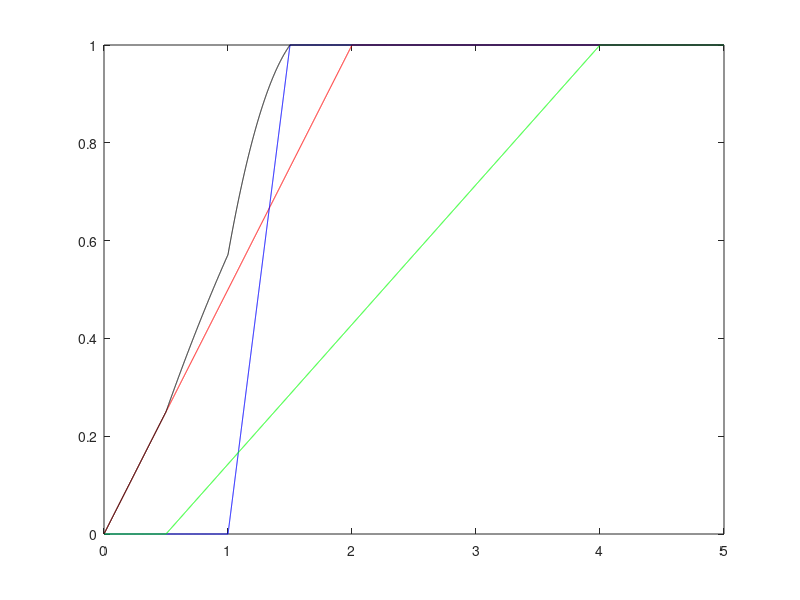

Reproduce this figure in MATLAB.
M = 10000;
x = linspace(0,5,M);
a1 = 0; a2 = 1; a3 = 0.5;
b1 = 2; b2 = 1.5; b3 = 4;


U1 = zeros(M,1);
U2 = zeros(M,1);
U3 = zeros(M,1);

j = 1;
for i=x
    if (a1<=x(j)) && (x(j)<=b1)
        U1(j) = (x(j)-a1)/(b1-a1);
    elseif x(j)>b1
        U1(j) = 1;
    end
    
    if (a2<=x(j)) && (x(j)<=b2)
        U2(j) = (x(j)-a2)/(b2-a2);
    elseif x(j)>b2
        U2(j) = 1;
    end
    
    if (a3<=x(j)) && (x(j)<=b3)
        U3(j) = (x(j)-a3)/(b3-a3);
    elseif x(j)>b3
        U3(j) = 1;
    end     
    
        
  j = j + 1;
end

Umin = 1 - (1-U1).*(1-U2).*(1-U3);

Uminmean = cumtrapz(x(2:end)'.*diff(Umin));

csvwrite('x.csv', x');
csvwrite('umin.csv', Umin);


plot(x, U1, 'r');
hold on;
plot(x, U2, 'b');
plot(x, U3, 'g');
plot(x, Umin, 'k');